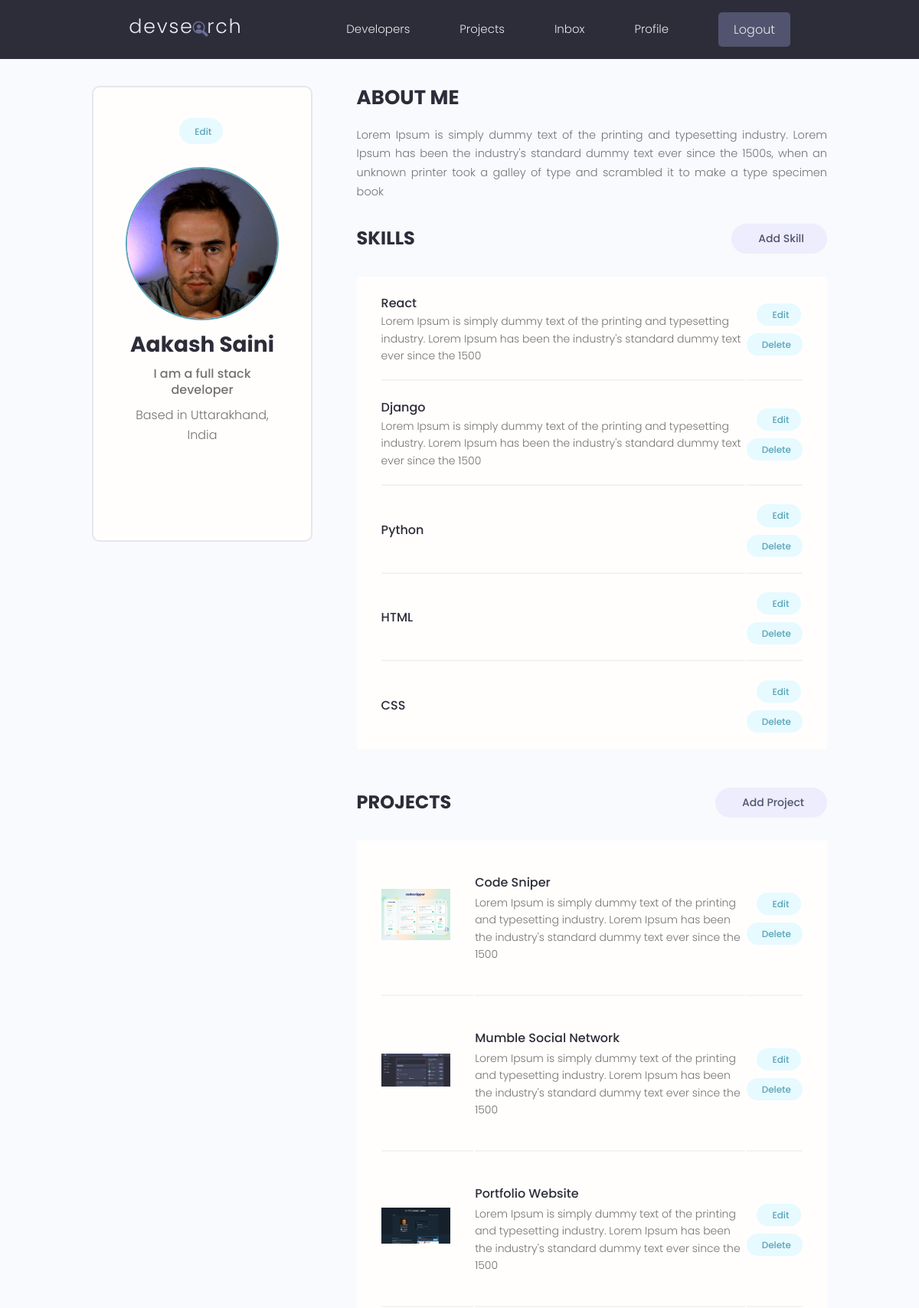
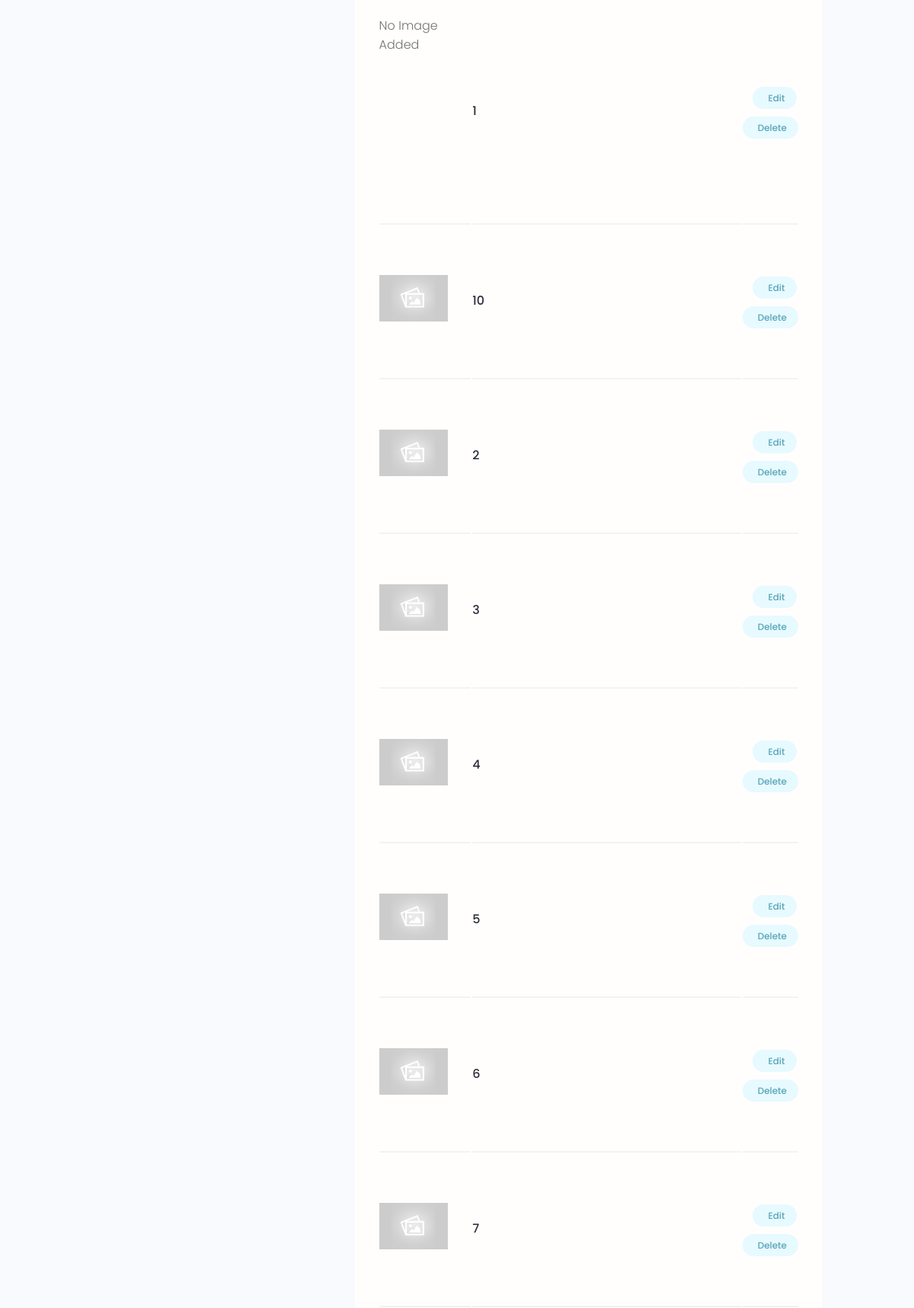
The app's page /account/ (signed in, upper part) with its own data (2 pictures, top to bottom).
### users/models.py (models this page shows, shortened)
class Profile(models.Model):
    user = models.OneToOneField(User, on_delete=models.CASCADE, null=True, blank=True)
    name = models.CharField(max_length=200, blank=True, null=True)
    username = models.CharField(max_length=200, blank=True, null=True)
    location = models.CharField(max_length=200, blank=True, null=True)
    email = models.EmailField(max_length=500, blank=True, null=True)
    short_intro = models.CharField(max_length=200, blank=True, null=True)
    bio = models.TextField(blank=True, null=True)
    profile_image = models.ImageField(blank=True, null=True, upload_to='profiles/', default="profiles/user-default.png")
    social_github = models.CharField(max_length=200, blank=True, null=True)
    social_twitter = models.CharField(max_length=200, blank=True, null=True)
    social_linkedin = models.CharField(max_length=200, blank=True, null=True)
    social_youtube = models.CharField(max_length=200, blank=True, null=True)
    social_website = models.CharField(max_length=200, blank=True, null=True)
    created = models.DateTimeField(auto_now_add=True)
    id = models.UUIDField(default=uuid.uuid4, unique=True, primary_key=True, editable=False)
    class Meta:
        ordering = ['created']
    @property
    def imageURL(self):
        try:
            url = self.profile_image.url
        except:
            url = ''
        return url

class Skill(models.Model):
    owner = models.ForeignKey(Profile, on_delete=models.CASCADE, null=True, blank=True)
    name = models.CharField(max_length=200, blank=True, null=True)
    description = models.TextField(null=True, blank=True)
    created = models.DateTimeField(auto_now_add=True)
    id = models.UUIDField(default=uuid.uuid4, unique=True, primary_key=True, editable=False)

### projects/models.py (models this page shows, shortened)
class Project(models.Model):
    owner = models.ForeignKey(Profile, null=True, blank=True, on_delete=models.CASCADE)
    title = models.CharField(max_length=200)
    description = models.TextField(null=True, blank=True)
    featured_image = models.ImageField(null=True, blank=True, default="default.jpg")
    demo_link = models.CharField(max_length=2000, null=True, blank=True)
    source_link = models.CharField(max_length=2000, null=True, blank=True)
    tags = models.ManyToManyField('Tag', blank=True)
    vote_total = models.IntegerField(default=0, blank=True, null=True)
    vote_ratio = models.IntegerField(default=0, blank=True, null=True)
    created = models.DateTimeField(auto_now_add=True)
    id = models.UUIDField(default=uuid.uuid4, unique=True, primary_key=True, editable=False)
    class Meta:
        ordering = ['-vote_ratio', '-vote_total', 'title']
    @property
    def imageURL(self):
        try:
            url = self.featured_image.url
        except:
            url = ''
        return url

### users/views.py (the view)
# urls.py: path('account/', views.userAccount, name="user-account"),
@login_required(login_url='login')
def userAccount(request):
    profile = request.user.profile
    context = {'profile': profile}
    return render(request, 'users/account.html', context)

### users/templates/users/account.html (shortened to what this page needs)
{% extends 'main.html' %}
{% load static %}
{% block content %}
  <main class="settingsPage profile my-md">
    <div class="container">
      <div class="layout">
        <div class="column column--1of3">
          <div class="card text-center">
            <div class="card__body dev">
              <a class="tag tag--pill tag--main settings__btn" href="{% url 'update-profile' %}"> Edit</a>
              {% if profile.imageURL != '' %}
              <img class="avatar avatar--xl dev__avatar" src="{{profile.imageURL}}" />
              {% else %}
              <p class="avatar avatar--xl dev__avatar" style="font-size: small;">No image added</p>
              {% endif %}
              <h2 class="dev__name">{{profile.name}}</h2>
              <p class="dev__title">{{profile.short_intro}}</p>
              <p class="dev__location">Based in {{profile.location}}</p>
              <ul class="dev__social">
              </ul>
            </div>
          </div>
        </div>
        <div class="column column--2of3">
          <div class="devInfo">
            <h3 class="devInfo__title">About Me</h3>
            <p class="devInfo__about">
              {{profile.bio}}
            </p>
          </div>
          <div class="settings">
            <h3 class="settings__title">Skills</h3>
            <a class="tag tag--pill tag--sub settings__btn tag--lg" href="{% url 'add-skill' %}"> Add Skill</a>
          </div>
          <table class="settings__table">
            {% for skill in profile.skill_set.all %}
            <tr>
              <td class="settings__tableInfo">
                <h4>{{skill.name}}</h4>
                <p>
                  {{skill.description|slice:"150"}}
                </p>
              </td>
              <td class="settings__tableActions">
                <a class="tag tag--pill tag--main settings__btn" href="{% url 'update-skill' skill.id %}"> Edit</a>
                <a class="tag tag--pill tag--main settings__btn" href="{% url 'delete-skill' skill.id %}">
                  Delete</a>
              </td>
            </tr>
            {% endfor %}
          </table>
          <div class="settings">
            <h3 class="settings__title">Projects</h3>
            <a class="tag tag--pill tag--sub settings__btn tag--lg" href="{% url 'create-project' %}"> Add Project</a>
          </div>
          <table class="settings__table">
            {% for project in profile.project_set.all %}
            <tr>
              <td class="settings__thumbnail">
                <a href="{% url 'project' project.id %}">
                  {% if project.imageURL != '' %}
                  <img src="{{project.imageURL}}" alt="Project Thumbnail" /></a>
                  {% else %}
                <p class="project__thumbnail">No Image Added</p>
                {% endif %}
              </td>
              <td class="settings__tableInfo">
                <a href="{% url 'project' project.id %}">{{project.title}}</a>
                <p>
                  {{project.description|slice:"150"}}
                </p>
              </td>
              <td class="settings__tableActions">
                <a class="tag tag--pill tag--main settings__btn" href="{% url 'update-project' project.id %}"> Edit</a>
                <a class="tag tag--pill tag--main settings__btn" href="{% url 'delete-project' project.id %}">
                  Delete</a>
              </td>
            </tr>
            {% endfor %}
          </table>
        </div>
      </div>
    </div>
  </main>
{% endblock content %}

### static/styles/app.css (style rules this page uses)
:root { --color-sub: #2d2d39; }
.card { border: 2px solid var(--color-light); }
img { width: 100%; }
.profile .card > .dev { padding: 4rem; }
.dev__avatar { display: block; margin: auto; }
.dev__name { color: var(--color-sub); font-size: 2.8rem; font-weight: 700; margin-top: 1rem; margin-bottom: 0.5rem; }
.dev__title { font-size: 1.6rem; font-weight: 500; line-height: 1.3; }
.dev__location { margin-top: 1rem; }
.dev__social { margin: 3rem 0; list-style: none; display: flex; justify-content: center; gap: 1.5rem; }
.devInfo { margin-bottom: 3rem; }
.devInfo__title, .devInfo__subtitle { font-size: 2.6rem; color: var(--color-sub); text-transform: uppercase; font-weight: 700; margin-bottom: 1.5rem; }
.devInfo__about, .devSkill__info { font-size: 1.45rem; line-height: 1.7; text-align: justify; }
.project__thumbnail { height: 25rem; object-fit: cover; object-position: top center; }
.settingsPage .dev > .settings__btn { display: inline-block; margin-bottom: 3rem; }
.settings { display: flex; justify-content: space-between; align-items: center; }
.settings__title { font-size: 2.4rem; text-transform: uppercase; font-weight: 700; color: var(--color-sub); }
.settings__table { margin-top: 3rem; margin-bottom: 5rem; padding: 0 3rem; background: var(--color-white); }
.settings__table tr { width: 100%; }
.settings__table tr > td { padding: 2rem 0; }
.settings__table tr:not(:last-child) td { border-bottom: 2px solid var(--color-white-light); }
.settings__thumbnail { width: 23%; min-width: 10rem; }
.settings__thumbnail img { padding-right: 3rem; height: 15rem; object-fit: contain; }
.settings__tableInfo { width: 100%; }
.settings__tableInfo h4, .settings__tableInfo a { padding-right: 1rem; width: auto; font-size: 1.6rem; font-weight: 500; color: var(--color-sub); }
.settings__tableInfo p { font-size: 1.4rem; }
.settings__tableActions { text-align: right; }

### static/uikit/styles/modules/_variables.css (style rules this page uses)
:root { --color-main: #5aa5b9; --color-main-light: #e6faff; --color-sub: #3f4156; --color-sub-light: #51546e; --color-sub-lighter: #ededfd; --color-text: #737373; --color-gray: #8b8b8b; --color-light: #e5e7eb; --color-light-gray: #767676; --color-bg: #f8fafd; --color-white: #fffefd; --color-white-light: #f3f3f3; --color-success: #359e64; --color-success-bg: #def8e8; --color-error: #fc4b0b; --color-error-bg: #fff2ee; --font-base: 'Poppins', arial, helvetica, 'Segoe UI', roboto, ubuntu, sans-serif; --font-monospace: 'Fira Code', 'Courier New', courier, monospace; --font-regular: 300; --font-medium: 500; --font-bold: 700; --generic-shadow: 1px 1px 5px #00000010; --generic-transition: all 0.3s ease-in-out; }

### static/uikit/styles/modules/_base.css (style rules this page uses)
* { margin: 0; padding: 0; box-sizing: border-box; text-rendering: optimizeLegibility; color: inherit; font-size: inherit; }
html { font-size: 50%; }
@media only screen and (min-width: 480px) { html { font-size: 56.25%; } }
@media only screen and (min-width: 1200px) { html { font-size: 62.5%; } }
body { line-height: 1.6; font-weight: 400; font-size: 1.5rem; color: var(--color-text); background-color: var(--color-bg); min-height: 100vh; }

### static/uikit/styles/modules/_typography.css (style rules this page uses)
* { font-family: var(--font-base); }
h2 { font-size: 3.6rem; font-weight: var(--font-bold); }
h3 { font-size: 3.2rem; font-weight: var(--font-medium); }
h4 { font-size: 2.8rem; font-weight: var(--font-medium); }
p, span, strong { font-size: 1.6rem; color: var(--color-text); font-weight: var(--font-regular); }
a { padding-bottom: 2px; text-decoration: none; display: inline-block; color: var(--color-main); font-weight: var(--font-medium); }

### static/uikit/styles/modules/_utilities.css (style rules this page uses)
.container { width: 92%; max-width: 165rem; margin: 0 auto; box-sizing: border-box; }
@media screen and (min-width: 1000px) { .container { width: 90%; } }
@media screen and (min-width: 1200px) { .container { width: 80%; } }
.text-center { text-align: center; }
.my-md { margin: 3rem auto; }

### static/uikit/styles/modules/_avatar.css (style rules this page uses)
.avatar { border-radius: 50%; border: 2px solid var(--color-main); object-fit: cover; }
.avatar--xl { height: 20rem; width: 20rem; }

### static/uikit/styles/modules/_card.css (style rules this page uses)
.card { border-radius: 1rem; background-color: var(--color-white); border: 1.5px solid var(--color-light); width: auto; height: auto; margin-top: 0.5rem; margin-bottom: 0.5rem; overflow: hidden; }
.card__body, .card__header { padding: 2rem 2.5rem; }

### static/uikit/styles/modules/_layout.css (style rules this page uses)
.layout { display: flex; flex-flow: row wrap; justify-content: space-between; }
.layout > .column { margin-bottom: 3rem; }
.layout > .column.column--1of3 { flex-basis: 30%; }
.layout > .column.column--2of3 { flex-basis: 64%; }

### records on screen
Profile: imageURL (picture), name "Aakash Saini", short_intro "I am a full stack developer", location "Uttarakhand, India", bio "Lorem Ipsum is simply dummy text of the printing and typesetting industry. Lorem Ipsum has been the industry's standard dummy text ever since the 1500s, when an unknown printer took a galley of type and scrambled it to make a type specimen book"
Skill: name "React", description "Lorem Ipsum is simply dummy text of the printing and typesetting industry. Lorem Ipsum has been the industry's standard dummy text ever since the 1500"
Skill: name "Django", description "Lorem Ipsum is simply dummy text of the printing and typesetting industry. Lorem Ipsum has been the industry's standard dummy text ever since the 1500"
Skill: name "Python"
Skill: name "HTML"
Skill: name "CSS"
Project: imageURL (picture), title "Code Sniper", description "Lorem Ipsum is simply dummy text of the printing and typesetting industry. Lorem Ipsum has been the industry's standard dummy text ever since the 1500"
Project: imageURL (picture), title "Mumble Social Network", description "Lorem Ipsum is simply dummy text of the printing and typesetting industry. Lorem Ipsum has been the industry's standard dummy text ever since the 1500"
Project: imageURL (picture), title "Portfolio Website", description "Lorem Ipsum is simply dummy text of the printing and typesetting industry. Lorem Ipsum has been the industry's standard dummy text ever since the 1500"
Project: featured_image "No Image Added", title "1"
Project: imageURL (placeholder picture), title "10"
Project: imageURL (placeholder picture), title "2"
Project: imageURL (placeholder picture), title "3"
Project: imageURL (placeholder picture), title "4"
Project: imageURL (placeholder picture), title "5"
Project: imageURL (placeholder picture), title "6"
Project: imageURL (placeholder picture), title "7"
